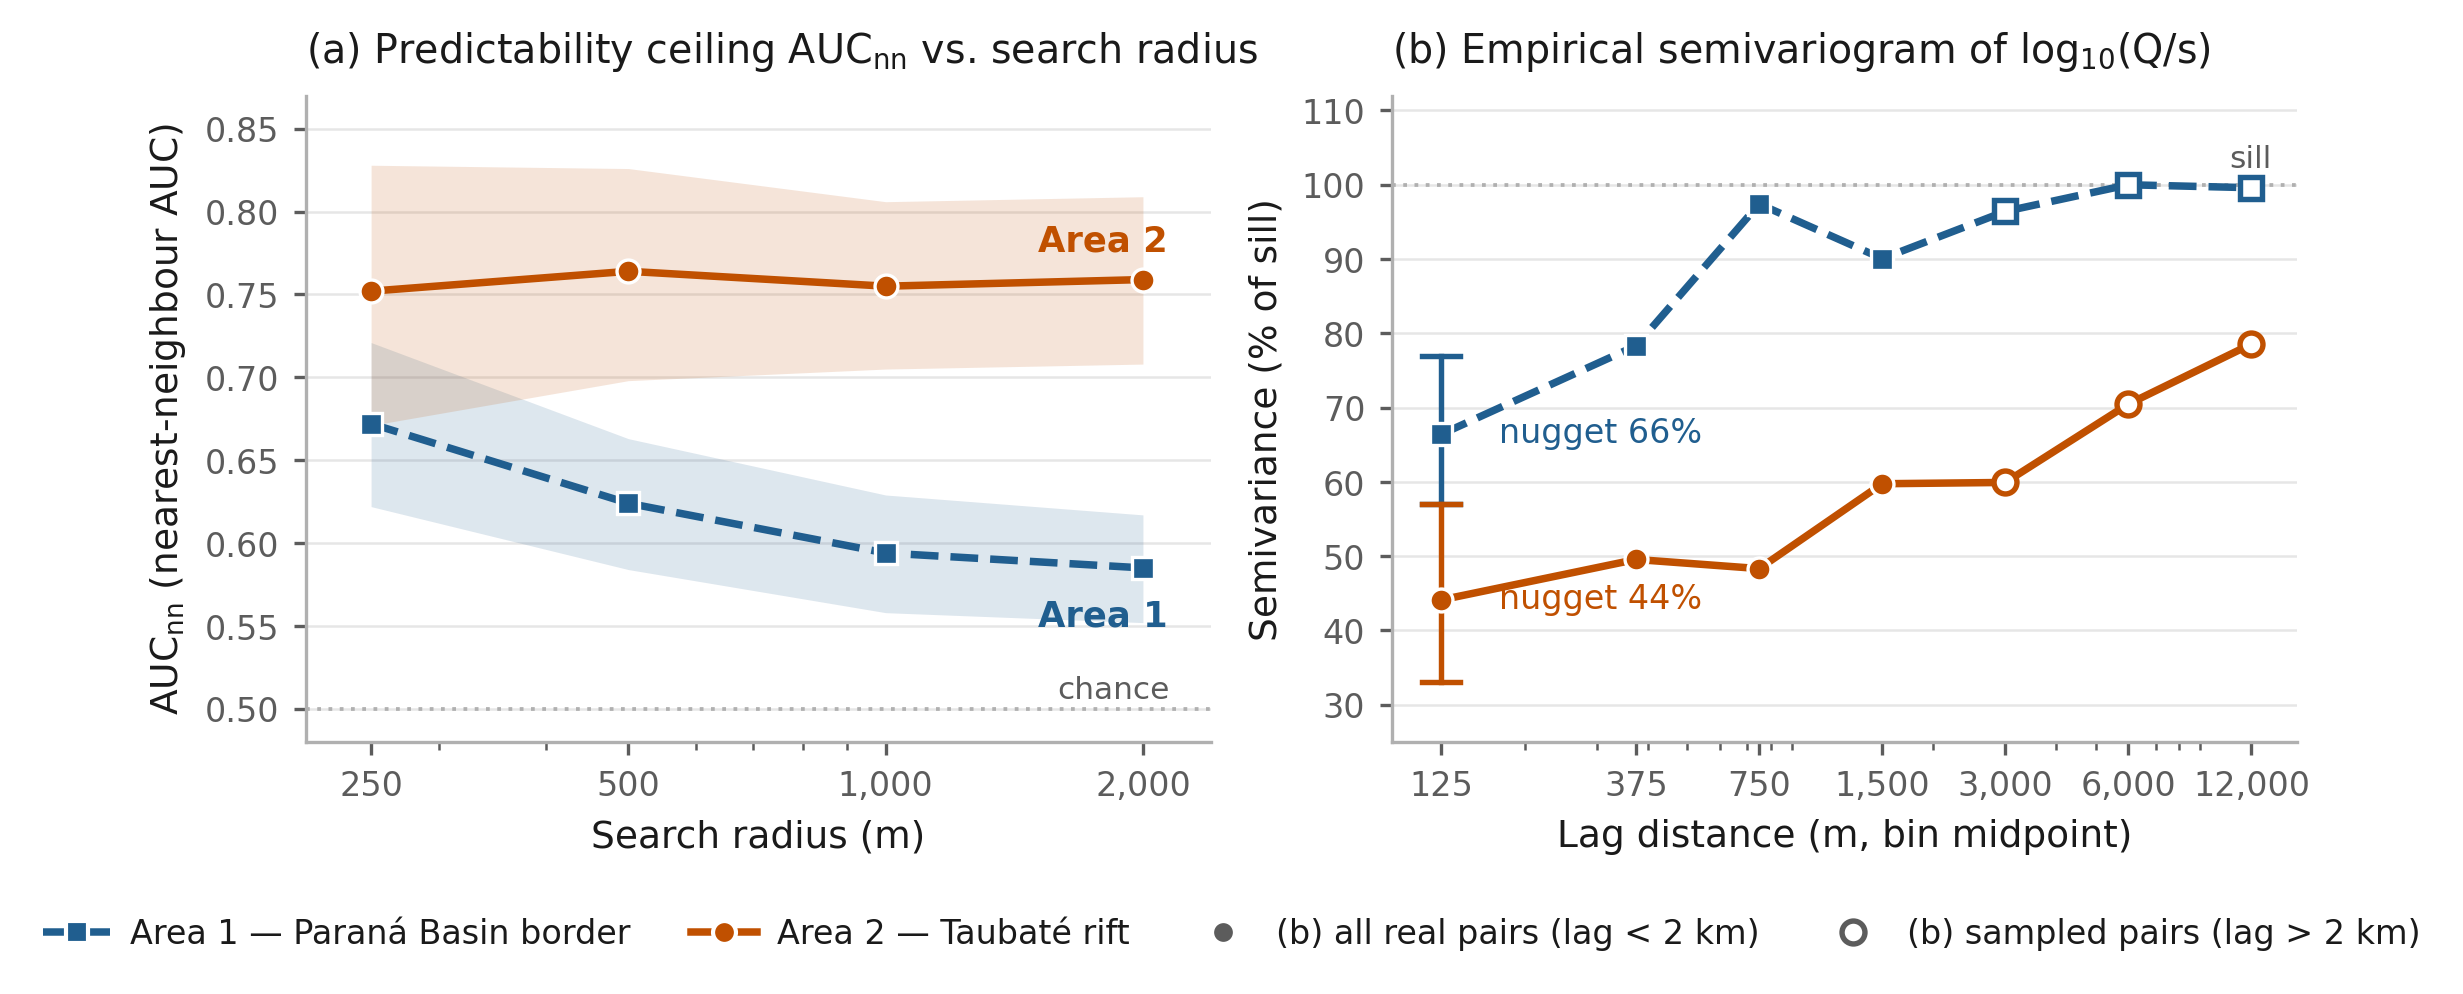

This chart was generated by the following Python code:
#!/usr/bin/env python
# -*- coding: utf-8 -*-
"""Figura 3 do manuscrito — estimadores do teto de previsibilidade.

(a) AUC-vizinho (AUC_nn no texto) em funcao do raio de busca, com IC95%.
(b) Semivariograma empirico de log10(Q/s) em percentual do patamar.

Os numeros NAO sao digitados: o script le os relatorios arquivados do s09
das duas areas, de modo que a figura e sempre consistente com o que o
pipeline produziu.

Uso:
    python figures/fig3_tetos.py [--reports reports] [--saida figures]

Saida: fig3_tetos.pdf (vetorial, para a revista) e fig3_tetos.png (300 dpi).
"""
import argparse
import os
import re
import sys

import matplotlib as mpl
import matplotlib.pyplot as plt
import numpy as np

# Paleta e marcadores herdados do conjunto de figuras do artigo
# (azul #1F4E78 clareado para #205E8F, que passa no piso de luminancia e
# de croma do validador; laranja mantido). Separacao CVD: dE 18.6 protan.
AREAS = [("area1", "Area 1 — Paraná Basin border", "#205E8F", "s", "--"),
         ("area2", "Area 2 — Taubaté rift", "#C05000", "o", "-")]
CORTE = 2000.0          # lags abaixo disso usam todos os pares reais
TINTA2 = "#5c5c5c"
EIXO = "#b0b0b0"


def ler_relatorio(caminho):
    """Extrai do s09_relatorio.txt tudo o que a figura precisa."""
    with open(caminho, encoding="utf-8") as fh:
        txt = fh.read()

    d = {}
    m = re.search(r"Poços:\s*(\d+)\s*\|\s*variância total de log Q/s:\s*"
                  r"([\d.]+)", txt)
    if not m:
        sys.exit("Nao achei a linha de poços/variância em %s" % caminho)
    d["n"] = int(m.group(1))
    d["patamar"] = float(m.group(2))

    # 1) AUC-vizinho:  "    250m      616        0.672    0.338   0.622-0.721"
    auc = re.findall(r"^\s*(\d+)m\s+(\d+)\s+([\d.]+)\s+(-?[\d.]+)\s+"
                     r"([\d.]+)-([\d.]+)\s*$", txt, re.M)
    if not auc:
        sys.exit("Nao achei a tabela de AUC-vizinho em %s" % caminho)
    d["raio"] = np.array([float(r[0]) for r in auc])
    d["auc"] = np.array([float(r[2]) for r in auc])
    d["auc_lo"] = np.array([float(r[4]) for r in auc])
    d["auc_hi"] = np.array([float(r[5]) for r in auc])

    # 2) semivariograma: "     0–   250       595     0.334    66%     todos"
    var = re.findall(r"^\s*(\d+)[–-]\s*(\d+)\s+(\d+)\s+([\d.]+)\s+(\d+)%",
                     txt, re.M)
    if not var:
        sys.exit("Nao achei a tabela do semivariograma em %s" % caminho)
    d["lag_min"] = np.array([float(v[0]) for v in var])
    d["lag_max"] = np.array([float(v[1]) for v in var])
    d["semivar"] = np.array([float(v[3]) for v in var])
    d["lag"] = 0.5 * (d["lag_min"] + d["lag_max"])
    d["exaustivo"] = d["lag_max"] <= CORTE

    m = re.search(r"Fração pepita \(lag [\d–\- ]+m / variância\):\s*(\d+)%",
                  txt)
    d["pepita"] = float(m.group(1)) if m else np.nan
    m = re.search(r"IC95% da fração pepita:\s*(\d+)%-(\d+)%", txt)
    d["pepita_ic"] = ((float(m.group(1)), float(m.group(2)))
                      if m else (np.nan, np.nan))
    return d


def estilo():
    mpl.rcParams.update({
        "font.family": "sans-serif",
        "font.sans-serif": ["DejaVu Sans"],
        "font.size": 8.5,
        "axes.labelsize": 9,
        "axes.titlesize": 9.5,
        "legend.fontsize": 8,
        "xtick.labelsize": 8,
        "ytick.labelsize": 8,
        "axes.edgecolor": EIXO,
        "axes.linewidth": 0.8,
        "xtick.color": TINTA2,
        "ytick.color": TINTA2,
        "text.color": "#1a1a1a",
        "axes.labelcolor": "#1a1a1a",
        "figure.dpi": 300,
        "savefig.dpi": 300,
        "pdf.fonttype": 42,
        "ps.fonttype": 42,
    })


def limpa(ax):
    for lado in ("top", "right"):
        ax.spines[lado].set_visible(False)
    ax.tick_params(length=3, width=0.8)
    ax.set_axisbelow(True)
    ax.grid(axis="y", color="#e6e6e6", linewidth=0.6, zorder=0)


def main():
    p = argparse.ArgumentParser()
    p.add_argument("--reports", default="reports")
    p.add_argument("--saida", default=".")
    a = p.parse_args()

    dados = {}
    for chave, _, _, _, _ in AREAS:
        caminho = os.path.join(a.reports, chave, "s09_relatorio.txt")
        if not os.path.exists(caminho):
            sys.exit("Nao encontrei %s" % caminho)
        dados[chave] = ler_relatorio(caminho)
        d = dados[chave]
        print("%s: n=%d patamar=%.3f pepita=%.0f%% (%.0f-%.0f%%)"
              % (chave, d["n"], d["patamar"], d["pepita"],
                 d["pepita_ic"][0], d["pepita_ic"][1]))

    estilo()
    fig, (ax1, ax2) = plt.subplots(1, 2, figsize=(7.48, 3.25))

    # ---------------- (a) AUC-vizinho ----------------
    for chave, rotulo, cor, marca, traco in AREAS:
        d = dados[chave]
        ax1.fill_between(d["raio"], d["auc_lo"], d["auc_hi"], color=cor,
                         alpha=0.15, linewidth=0, zorder=2)
        ax1.plot(d["raio"], d["auc"], traco, color=cor, linewidth=1.8,
                 marker=marca, markersize=5.5, markeredgecolor="white",
                 markeredgewidth=0.8, zorder=3)
        ax1.annotate(rotulo.split(" —")[0],
                     xy=(d["raio"][-1], d["auc"][-1]),
                     xytext=(6, 7 if chave == "area2" else -14),
                     textcoords="offset points", color=cor,
                     fontsize=8.5, fontweight="bold", ha="right")

    ax1.axhline(0.5, color=EIXO, linewidth=0.9, linestyle=(0, (1, 2)),
                zorder=1)
    ax1.text(2150, 0.503, "chance", fontsize=7.5, color=TINTA2,
             va="bottom", ha="right")
    raios = dados["area1"]["raio"]
    ax1.set_xscale("log")
    ax1.set_xticks(raios)
    ax1.set_xticklabels(["{:,.0f}".format(r) for r in raios])
    ax1.set_xlim(raios.min() * 0.84, raios.max() * 1.20)
    ax1.set_ylim(0.48, 0.87)
    ax1.set_xlabel("Search radius (m)")
    ax1.set_ylabel(r"AUC$_{\mathrm{nn}}$ (nearest-neighbour AUC)")
    ax1.set_title(r"(a) Predictability ceiling AUC$_{\mathrm{nn}}$ vs. search radius",
                  loc="left", pad=8)
    limpa(ax1)

    # ---------------- (b) semivariograma ----------------
    for chave, _, cor, marca, traco in AREAS:
        d = dados[chave]
        pct = 100.0 * d["semivar"] / d["patamar"]
        ex = d["exaustivo"]
        ax2.plot(d["lag"], pct, traco, color=cor, linewidth=1.8, zorder=3)
        ax2.plot(d["lag"][ex], pct[ex], linestyle="none", marker=marca,
                 markersize=5.5, color=cor, markeredgecolor="white",
                 markeredgewidth=0.8, zorder=4)
        ax2.plot(d["lag"][~ex], pct[~ex], linestyle="none", marker=marca,
                 markersize=5.5, markerfacecolor="white",
                 markeredgecolor=cor, markeredgewidth=1.3, zorder=4)
        lo, hi = d["pepita_ic"]
        x0 = d["lag"][0]
        ax2.plot([x0, x0], [lo, hi], color=cor, linewidth=1.3, zorder=3)
        for y in (lo, hi):
            ax2.plot([x0 * 0.90, x0 * 1.11], [y, y], color=cor,
                     linewidth=1.3, zorder=3)
        ax2.annotate("nugget %.0f%%" % d["pepita"], xy=(x0, pct[0]),
                     xytext=(14, -2), textcoords="offset points",
                     color=cor, fontsize=8)

    ax2.axhline(100, color=EIXO, linewidth=0.9, linestyle=(0, (1, 2)),
                zorder=1)
    lags = dados["area1"]["lag"]
    ax2.text(lags.max() * 1.12, 101.5, "sill", fontsize=7.5, color=TINTA2,
             va="bottom", ha="right")
    ax2.set_xscale("log")
    ax2.set_xticks(lags)
    ax2.set_xticklabels(["{:,.0f}".format(x) for x in lags])
    ax2.set_xlim(lags.min() * 0.76, lags.max() * 1.29)
    ax2.set_ylim(25, 112)
    ax2.set_xlabel("Lag distance (m, bin midpoint)")
    ax2.set_ylabel("Semivariance (% of sill)")
    ax2.set_title("(b) Empirical semivariogram of log$_{10}$(Q/s)",
                  loc="left", pad=8)
    limpa(ax2)

    manipulos = []
    for _, rotulo, cor, marca, traco in AREAS:
        manipulos.append(plt.Line2D([], [], color=cor, linestyle=traco,
                                    linewidth=1.8, marker=marca,
                                    markersize=5.5, markeredgecolor="white",
                                    label=rotulo))
    manipulos.append(plt.Line2D([], [], color=TINTA2, linestyle="none",
                                marker="o", markersize=5.5,
                                markerfacecolor=TINTA2,
                                markeredgecolor="white",
                                label="(b) all real pairs (lag < 2 km)"))
    manipulos.append(plt.Line2D([], [], color=TINTA2, linestyle="none",
                                marker="o", markersize=5.5,
                                markerfacecolor="white",
                                markeredgecolor=TINTA2, markeredgewidth=1.3,
                                label="(b) sampled pairs (lag > 2 km)"))
    fig.legend(handles=manipulos, loc="lower center", ncol=4, frameon=False,
               bbox_to_anchor=(0.5, -0.015), handletextpad=0.6,
               columnspacing=1.8)

    fig.tight_layout(rect=(0, 0.075, 1, 1))
    os.makedirs(a.saida, exist_ok=True)
    for ext in ("pdf", "png"):
        destino = os.path.join(a.saida, "fig3_tetos.%s" % ext)
        fig.savefig(destino, bbox_inches="tight")
        print("gravado:", destino)


if __name__ == "__main__":
    main()
